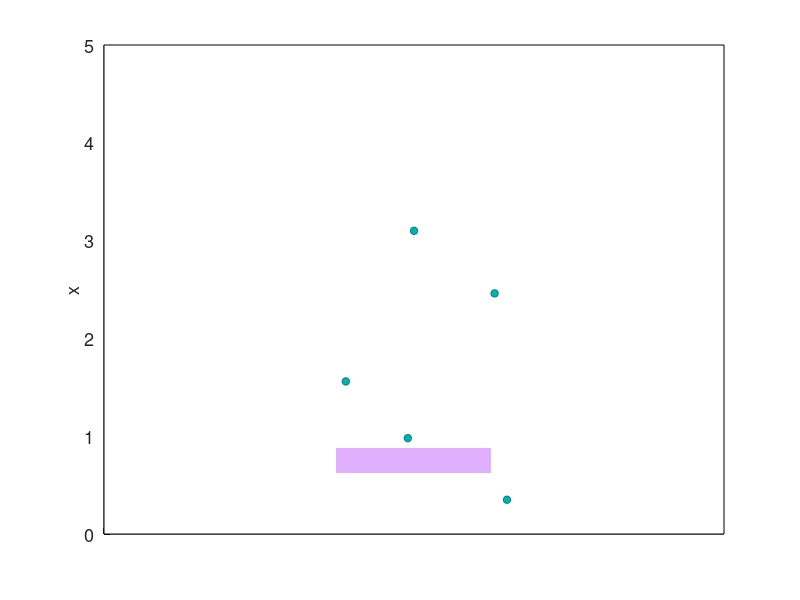

The MATLAB script that drew this image:
%to create "setup" plots
close all;

ftsize = 13;

fig_h = figure(1);
% set(gcf,'Position',[1 1 1150 240])
% set(gcf,'Position',[1 1 1150 300])
set(gcf,'Position',[1 1 300/2.1 1150/4])
axes1 = axes('Parent',fig_h,'FontSize',ftsize);
hold on;

%background
% patch([0 5 5 0],[0 0 1 1],'w')
patch([0 0 1 1], [0 5 5 0],'w')

% %QoI region
ptsx = [0.625 0.875 0.875 0.625]; %qoi3
ptsy = [0.375 0.375 0.625 0.625]; %qoi3
% ptsx = [2.375 2.625 2.625 2.375]; %qoi6
% ptsy = [0.375 0.375 0.625 0.625]; %qoi6
% ptsx = [0.625 1.5 1.5 0.625]; %qoi7
% ptsy = [0.25 0.25 0.75 0.75]; %qoi7
% ptsx = [0 5 5 0]; %qoi5
% ptsy = [0 0 1 1]; %qoi5
subreg = patch(ptsy, ptsx,...
  [0.87843137254902 0.690196078431373 1], ...
  'EdgeColor','none'); 

%data points
% ptsx = [0.35 1.56 3.1];
% ptsy = [0.35 0.61 0.5];
ptsx = [0.35 0.98 1.56 2.46 3.1];
ptsy = [0.35 0.51 0.61 0.37 0.5];
% % ptsx = [0.35 0.98 1.11 1.56 2.23 2.46 2.92 3.1 3.49 4.79];
% % ptsy = [0.35 0.51 0.89 0.61 0.51 0.37 0.7 0.5 0.76 0.26];
datapts = scatter(ptsy,ptsx,30, ...
  'MarkerEdgeColor',[0 .5 .5],'MarkerFaceColor',[0 .7 .7]);

% leg_h = legend([subreg datapts],{'\Omega_I','Observations'},...
%   'Position',[0.776238418335466, 0.412506804633401,...
%    0.217572463768116, 0.321180555555556]);
% set(leg_h,'FontSize',20)

ylabel('x','FontSize',ftsize);
xlabel('{ }','FontSize',ftsize);
% title('Location of Observations and QoI Region','FontSize',ftsize)
set(gca,'xtickLabel',{' ',' ',' '})
set(gca,'XDir','Reverse')

set(findall(gcf,'type','text'),'FontSize',ftsize)